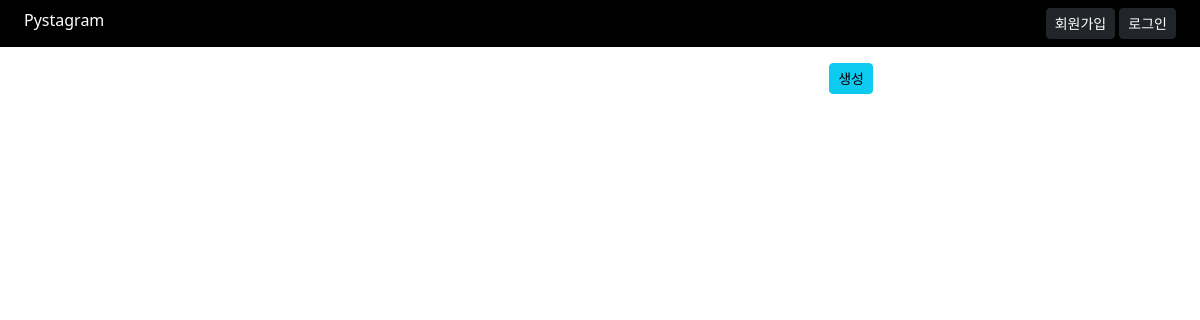
The app's page /, older data.
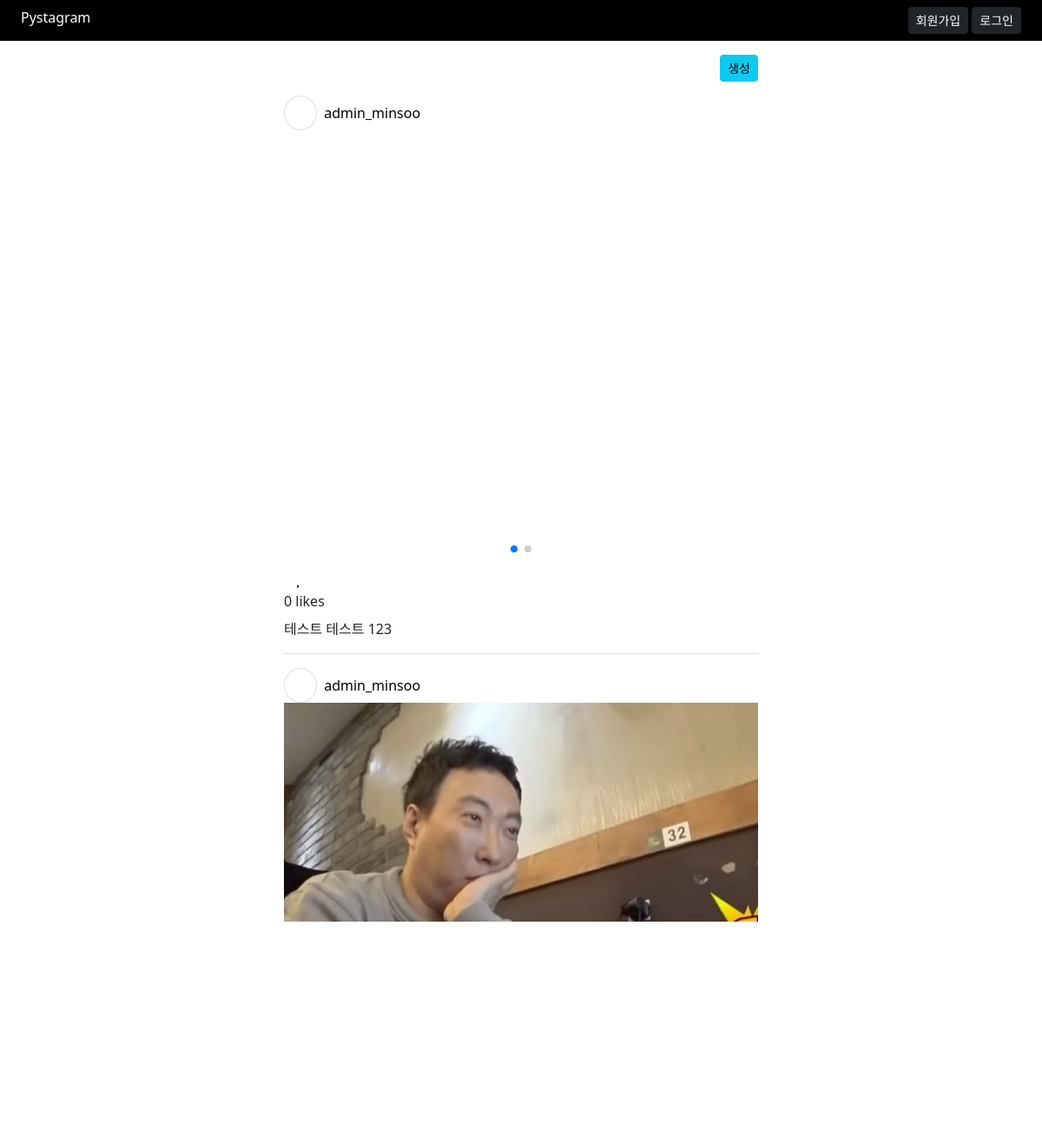
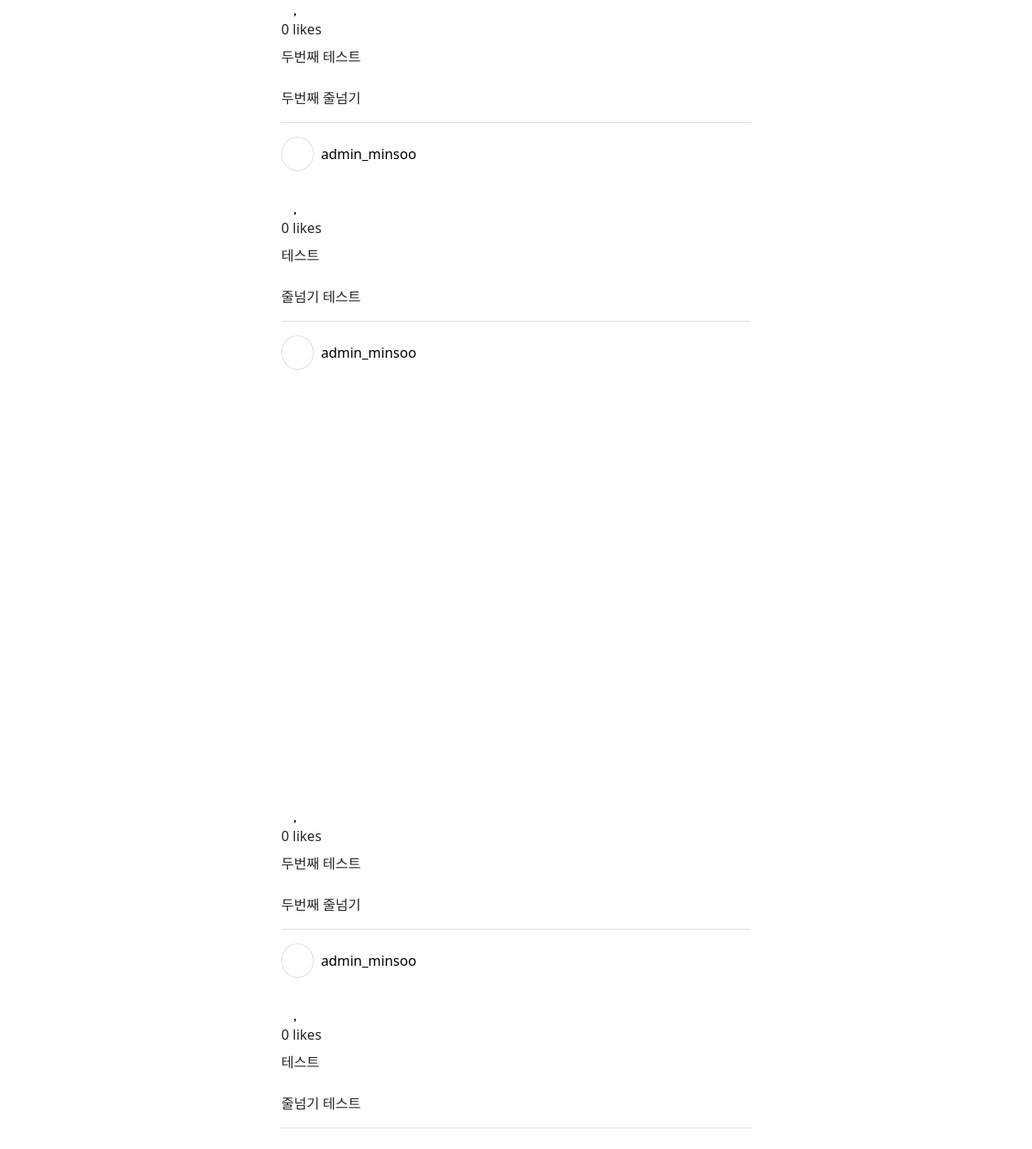
The same page, newer data (2 pictures, top to bottom).
### post/models.py (models this page shows, shortened)
class Post(TimestampModel):
    content = models.TextField('본문')
    user = models.ForeignKey(User, on_delete=models.CASCADE)
    class Meta:
        verbose_name = '포스트'
        verbose_name_plural = '포스트 목록'

class PostImage(TimestampModel):
    post = models.ForeignKey(Post, on_delete=models.CASCADE, related_name='images')
    image = models.ImageField('이미지', upload_to='post/%Y/%m/%d')
    class Meta:
        verbose_name = '이미지'
        verbose_name_plural = '이미지 목록'

### member/models.py (models this page shows, shortened)
class User(AbstractBaseUser):
    email = models.EmailField(
        verbose_name='email',
        unique=True,
    )
    is_active =  models.BooleanField(default=True)
    is_admin =  models.BooleanField(default=False)
    nickname = models.CharField('nickname', max_length=64, unique=True)
    following = models.ManyToManyField(
        'self', symmetrical=False, related_name='followers',
        through='UserFollowing', through_fields=('from_user', 'to_user')
    )
    objects = UserManager()
    USERNAME_FIELD = 'email'
    EMAIL_FIELD = 'email'
    REQUIRED_FIELDS = []
    class Meta:
        verbose_name = '유저'
        verbose_name_plural = f'{verbose_name} 목록 '

### post/views.py (the view)
# urls.py: path('',post_views.PostListView.as_view(),name='main'),
class PostListView(ListView):
    queryset = Post.objects.all().select_related('user').prefetch_related('images', 'comments', 'likes')
    template_name = 'post/list.html'
    paginate_by = 5
    ordering = ('-created_at', )
    def get_context_data(self, *args, **kwargs):
        data = super().get_context_data(*args, **kwargs)
        data['comment_form'] = CommentForm()
        return data

### post/templatetags/custom_tag.py (called while the page is built)
@register.simple_tag()
def add_like_class(user, likes):
    for like_obj in likes:
        if like_obj.user == user:
            return ' text-danger'
    return ''

### templates/post/list.html (shortened to what this page needs)
{% extends 'base.html' %}
{% load static %}
{% load custom_tag %}
{% block style %}
  <link rel="stylesheet" href="https://cdn.jsdelivr.net/npm/swiper@11/swiper-bundle.min.css"/>
{% endblock %}
{% block content %}
  <div class="row">
    <div class="text-end col-10 offset-1 col-lg-6 offset-lg-3">
      <a class="btn btn-sm btn-info" href="{% url 'create' %}">생성</a>
    </div>
    <div class="col-10 offset-1 col-lg-6 offset-lg-3 infinite-container">
      {% for post in object_list %}
        <div class="border-bottom my-4 pb-2 infinite-item">
          <div class="mb-2">
            <span class="p-2 border rounded-circle me-2">
              <i class="fa-solid fa-user" style="width: 16px; padding-left: 3px;"></i>
            </span>
            <a href="{% url 'profile:detail' post.user.nickname %}" class="text-decoration-none text-black">
              {{ post.user.nickname }}
            </a>
          </div>
          <div class="swiper" style="max-height: 500px;">
            <div class="border-1 swiper-wrapper">
              {% for post_image in post.images.all %}
                <div class="swiper-slide">
                  <img class="img-fluid post-image" src="{{ post_image.image.url }}" alt="">
                </div>
              {% endfor %}
            </div>
            <div class="swiper-pagination"></div>
          </div>
          <div class="mt-1">
            <button class="border-0 bg-transparent rounded-3 like-btn{% add_like_class request.user post.likes.all %}" data-post-pk="{{ post.pk }}">
              <i class="fa-regular fa-heart"></i>
            </button>
            <button class="add-comment border-0 bg-transparent rounded-3">
              <i class="fa-regular fa-comment"></i>
            </button>
          </div>
          <div>
            {{ post.likes.count }} likes
          </div>
          <div class="my-2">
            {{ post.content | linebreaksbr }}
          </div>
        </div>
      {% endfor %}
    </div>
  </div>
{% endblock %}

### templates/base.html (shortened to what this page needs)
{% load static %}
<!DOCTYPE html>
<html lang="en">
<head>
  <link rel="stylesheet" href="{% static 'css/bootstrap.css' %}">
  <link href="{% static 'font-awesome/css/fontawesome.css' %}" rel="stylesheet">
  <link href="{% static 'font-awesome/css/brands.css' %}" rel="stylesheet">
  <link href="{% static 'font-awesome/css/solid.css' %}" rel="stylesheet">
  <link href="{% static 'css/style.css' %}" rel="stylesheet">
  {% block style %}{% endblock %}
</head>
<body>
<nav class="d-flex justify-content-between py-2 px-4 bg-black text-white">
  <div>
    <a href="{% url 'main' %}" class="text-decoration-none text-white">Pystagram</a>
  </div>
  <div class="text-end">
    {% if request.user.is_authenticated %}
      {{ request.user.nickname }}
      <form action="{% url 'logout' %}" method="post" class="d-inline ms-2">
        {% csrf_token %}
        <button class="btn btn-dark btn-sm">로그아웃</button>
      </form>
    {% else %}
      <a class="btn btn-dark btn-sm" href="{% url 'signup' %}">회원가입</a>
      <a class="btn btn-dark btn-sm" href="{% url 'login' %}">로그인</a>
    {% endif %}
  </div>
</nav>
<div class="container pt-3">
  {% block content %}{% endblock %}
</div>
</body>
</html>

### templates/post/list.html (style rules this page uses)
.post-image { aspect-ratio: 1 / 1; object-fit: cover; }

Row changes from the older to the newer data that the page shows:
added Post: user.nickname "admin_minsoo", likes.count "0", content "테스트 테스트 123"
added Post: user.nickname "admin_minsoo", likes.count "0", content "두번째 테스트 두번째 줄넘기"
added PostImage: image (picture), shown under "admin_minsoo"
added Post: user.nickname "admin_minsoo", likes.count "0", content "테스트 줄넘기 테스트"
added Post: user.nickname "admin_minsoo", likes.count "0", content "두번째 테스트 두번째 줄넘기"
added PostImage: image (picture), shown under "admin_minsoo"
added Post: user.nickname "admin_minsoo", likes.count "0", content "테스트 줄넘기 테스트"
